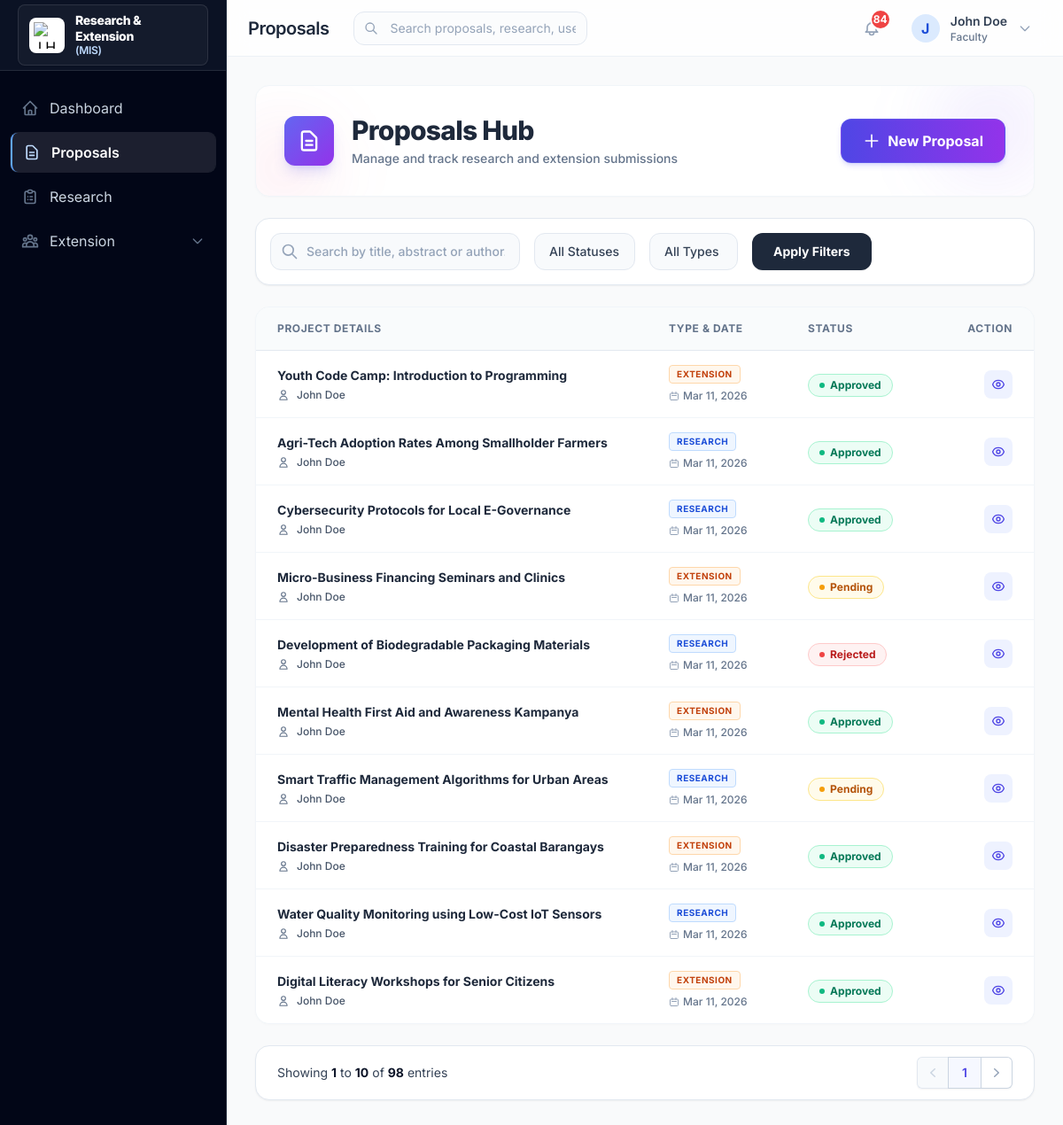
The app's page /proposals/ (signed in), older data.
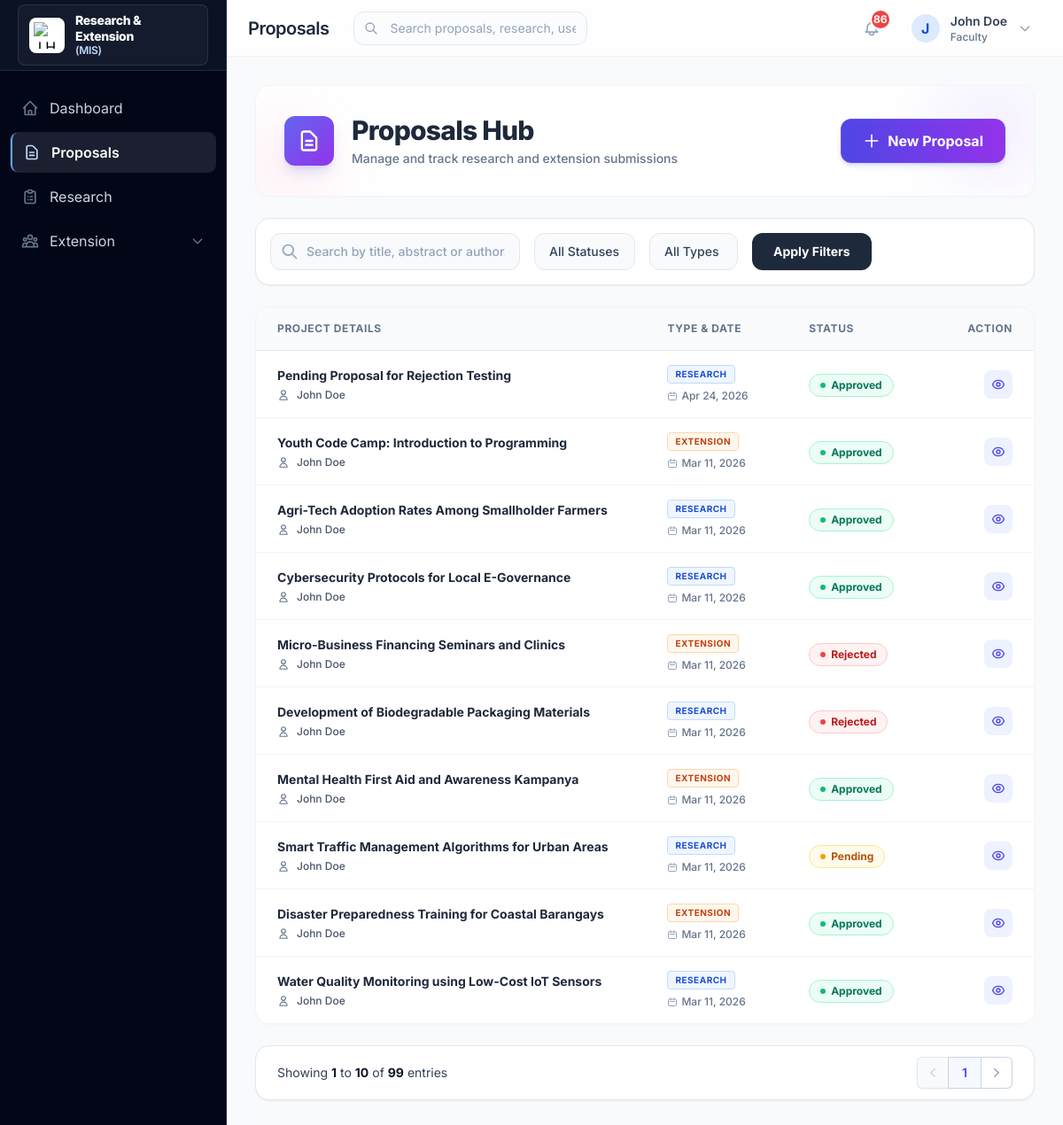
The same page, newer data.
### proposals/models.py (models this page shows, shortened)
class Proposal(models.Model):
    title = models.CharField(max_length=255)
    abstract = models.TextField()
    full_description = models.TextField()
    proposal_type = models.CharField(
        max_length=20,
        choices=ProposalType.choices,
        default=ProposalType.RESEARCH
    )
    faculty_author = models.ForeignKey(
        settings.AUTH_USER_MODEL,
        on_delete=models.CASCADE,
        related_name='proposals_authored'
    )
    research_staff = models.ForeignKey(
        settings.AUTH_USER_MODEL,
        on_delete=models.SET_NULL,
        null=True,
        blank=True,
        related_name='proposals_research'
    )
    date_submitted = models.DateTimeField(auto_now_add=True)
    date_updated = models.DateTimeField(auto_now=True)
    proposal_document = models.FileField(upload_to='proposals/documents/', blank=True, null=True)
    budget_pdf = models.FileField(upload_to='proposals/budgets/', blank=True, null=True)
    supporting_image = models.ImageField(upload_to='proposals/images/', blank=True, null=True)
    status = models.CharField(
        max_length=20,
        choices=ProposalStatus.choices,
        default=ProposalStatus.PENDING
    )
    reviewed_by = models.ForeignKey(
        settings.AUTH_USER_MODEL,
        on_delete=models.SET_NULL,
        null=True,
        blank=True,
        related_name='proposals_reviewed'
    )
    review_notes = models.TextField(blank=True)
    reviewed_at = models.DateTimeField(blank=True, null=True)
    class Meta:
        ordering = ['-date_submitted']
        verbose_name = 'Proposal'
        verbose_name_plural = 'Proposals'

### users/models.py (models this page shows, shortened)
class CustomUser(AbstractUser):
    ROLE_CHOICES = UserRole.choices
    DEPARTMENT_CHOICES = Department.choices
    role = models.CharField(
        max_length=20,
        choices=UserRole.choices,
        default=UserRole.FACULTY
    )
    employee_id = models.CharField(max_length=50, blank=True)
    department = models.CharField(
        max_length=100,
        choices=Department.choices,
        blank=True
    )
    phone = models.CharField(max_length=20, blank=True)
    created_at = models.DateTimeField(auto_now_add=True)
    updated_at = models.DateTimeField(auto_now=True)
    class Meta:
        verbose_name = 'User'
        verbose_name_plural = 'Users'
    @property
    def is_admin(self):
        return self.role == UserRole.ADMIN or self.is_superuser
    @property
    def is_faculty(self):
        return self.role == UserRole.FACULTY
    @property
    def is_research_staff(self):
        return self.role == UserRole.RESEARCH_STAFF
    @property
    def is_extension_staff(self):
        return self.role == UserRole.EXTENSION_STAFF

### proposals/views.py (the view, shortened to what this page needs)
# urls.py: path('', views.proposal_list, name='proposal_list'),
@login_required
def proposal_list(request: HttpRequest) -> HttpResponse:
    user = request.user
    proposals = Proposal.objects.select_related('faculty_author', 'research_staff')
    if user.is_faculty:
        proposals = proposals.filter(faculty_author=user)
    elif user.is_research_staff:
        proposals = proposals.filter(
            Q(faculty_author=user) |
            Q(research_staff=user) |
            Q(status=ProposalStatus.APPROVED)
        )
    elif user.is_extension_staff:
        proposals = proposals.filter(proposal_type=ProposalType.EXTENSION)
    status_filter = request.GET.get('status')
    if status_filter:
        proposals = proposals.filter(status=status_filter)
    type_filter = request.GET.get('proposal_type')
    if type_filter:
        proposals = proposals.filter(proposal_type=type_filter)
    search = request.GET.get('search')
    paginator = Paginator(proposals, 10)
    page_number = request.GET.get('page')
    page_obj = paginator.get_page(page_number)
    context = {
        'page_obj': page_obj,
        'status_choices': ProposalStatus.choices,
        'type_choices': ProposalType.choices,
    }
    return render(request, 'proposals/proposal_list.html', context)

### templates/proposals/proposal_list.html (shortened to what the changed rows need)
{% extends 'base.html' %}
{% block page_title %}Proposals{% endblock %}
{% block content %}
<div class="max-w-7xl mx-auto space-y-6 animate-fade-in-up">
    <div class="bg-white rounded-2xl shadow-card p-6 md:p-8 flex flex-col md:flex-row items-center justify-between border border-slate-100 relative overflow-hidden group">
        <div class="flex items-center gap-5 z-10 w-full md:w-auto">
            <div>
                <h1 class="text-2xl md:text-3xl font-extrabold text-slate-800 tracking-tight">Proposals Hub</h1>
            </div>
        </div>
    </div>
    <div class="bg-white rounded-2xl shadow-card border border-slate-100 overflow-hidden">
        <div class="overflow-x-auto">
            <table class="w-full whitespace-nowrap">
                <thead>
                    <tr class="bg-slate-50/80 border-b border-slate-200">
                        <th scope="col" class="px-6 py-4 text-left text-xs font-bold text-slate-500 uppercase tracking-wider">Project Details</th>
                        <th scope="col" class="px-6 py-4 text-left text-xs font-bold text-slate-500 uppercase tracking-wider">Type & Date</th>
                        <th scope="col" class="px-6 py-4 text-left text-xs font-bold text-slate-500 uppercase tracking-wider">Status</th>
                        <th scope="col" class="px-6 py-4 text-right text-xs font-bold text-slate-500 uppercase tracking-wider">Action</th>
                    </tr>
                </thead>
                <tbody class="divide-y divide-slate-100 bg-white">
                    {% for proposal in page_obj %}
                    <tr class="hover:bg-indigo-50/50 transition-colors group">
                        <td class="px-6 py-4 max-w-sm">
                            <div class="flex flex-col">
                                <span class="font-bold text-slate-800 text-sm truncate group-hover:text-indigo-600 transition-colors">{{ proposal.title }}</span>
                                <div class="flex items-center mt-1 space-x-2 text-xs text-slate-500">
                                    <svg class="w-3.5 h-3.5" fill="none" stroke="currentColor" viewBox="0 0 24 24"><path stroke-linecap="round" stroke-linejoin="round" stroke-width="2" d="M16 7a4 4 0 11-8 0 4 4 0 018 0zM12 14a7 7 0 00-7 7h14a7 7 0 00-7-7z"></path></svg>
                                    <span class="font-medium text-slate-600 truncate">{{ proposal.faculty_author.get_full_name|default:proposal.faculty_author.username }}</span>
                                </div>
                            </div>
                        </td>
                        <td class="px-6 py-4">
                            <div class="flex flex-col gap-1.5 align-start justify-center">
                                <span class="inline-flex items-center px-2 py-0.5 rounded text-[10px] font-bold uppercase tracking-wider border mr-auto
                                    {% if proposal.proposal_type == 'RESEARCH' %}bg-blue-50 text-blue-700 border-blue-200
                                    {% else %}bg-orange-50 text-orange-700 border-orange-200{% endif %}">
                                    {{ proposal.get_proposal_type_display }}
                                </span>
                                <span class="text-xs text-slate-500 font-medium flex items-center gap-1">
                                    <svg class="w-3 h-3 text-slate-400" fill="none" stroke="currentColor" viewBox="0 0 24 24"><path stroke-linecap="round" stroke-linejoin="round" stroke-width="2" d="M8 7V3m8 4V3m-9 8h10M5 21h14a2 2 0 002-2V8a2 2 0 00-2-2H5a2 2 0 00-2 2v11a2 2 0 002 2z"></path></svg>
                                    {{ proposal.date_submitted|date:"M d, Y" }}
                                </span>
                            </div>
                        </td>
                        <td class="px-6 py-4">
                            <span class="inline-flex items-center gap-1.5 px-3 py-1 rounded-full text-xs font-bold capitalize border
                                {% if proposal.status == 'PENDING' %}bg-amber-50 text-amber-700 border-amber-200
                                {% elif proposal.status == 'APPROVED' %}bg-emerald-50 text-emerald-700 border-emerald-200
                                {% elif proposal.status == 'REJECTED' %}bg-red-50 text-red-700 border-red-200
                                {% else %}bg-slate-50 text-slate-700 border-slate-200{% endif %}">
                                <span class="w-1.5 h-1.5 rounded-full
                                    {% if proposal.status == 'PENDING' %}bg-amber-500
                                    {% elif proposal.status == 'APPROVED' %}bg-emerald-500
                                    {% elif proposal.status == 'REJECTED' %}bg-red-500
                                    {% else %}bg-slate-400{% endif %}">
                                </span>
                                {{ proposal.get_status_display }}
                            </span>
                        </td>
                        <td class="px-6 py-4 text-right text-sm font-medium">
                            <div class="flex items-center justify-end gap-2 outline-none">
                                <a href="{% url 'proposal_detail' proposal.pk %}" class="inline-flex items-center justify-center w-8 h-8 rounded-lg bg-indigo-50 text-indigo-600 hover:bg-indigo-100 transition-colors focus:ring-2 focus:ring-indigo-500 focus:ring-offset-1" title="View Details">
                                </a>
                            </div>
                        </td>
                    </tr>
                    {% endfor %}
                </tbody>
            </table>
        </div>
    </div>
    {% if page_obj.has_other_pages %}
    <div class="flex items-center justify-between bg-white px-4 py-3 sm:px-6 rounded-2xl shadow-sm border border-slate-200">
        <div class="hidden sm:flex sm:flex-1 sm:items-center sm:justify-between">
            <div>
                <p class="text-sm text-slate-700">
                    Showing <span class="font-bold text-slate-900">{{ page_obj.start_index }}</span> to <span class="font-bold text-slate-900">{{ page_obj.end_index }}</span> of <span class="font-bold text-slate-900">{{ page_obj.paginator.count }}</span> entries
                </p>
            </div>
            <div>
                <nav class="isolate inline-flex -space-x-px rounded-md shadow-sm" aria-label="Pagination">
                    {% if page_obj.has_previous %}
                    <a href="?page={{ page_obj.previous_page_number }}{% if request.GET.search %}&search={{ request.GET.search }}{% endif %}{% if request.GET.status %}&status={{ request.GET.status }}{% endif %}{% if request.GET.proposal_type %}&proposal_type={{ request.GET.proposal_type }}{% endif %}" class="relative inline-flex items-center rounded-l-md px-2 py-2 text-slate-400 ring-1 ring-inset ring-slate-300 hover:bg-slate-50 hover:text-indigo-600 focus:z-20 focus:outline-offset-0">
                        <span class="sr-only">Previous</span>
                        <svg class="h-5 w-5" viewBox="0 0 20 20" fill="currentColor" aria-hidden="true"><path fill-rule="evenodd" d="M12.79 5.23a.75.75 0 01-.02 1.06L8.832 10l3.938 3.71a.75.75 0 11-1.04 1.08l-4.5-4.25a.75.75 0 010-1.08l4.5-4.25a.75.75 0 011.06.02z" clip-rule="evenodd" /></svg>
                    </a>
                    {% else %}
                    <span class="relative inline-flex items-center rounded-l-md px-2 py-2 text-slate-300 ring-1 ring-inset ring-slate-200 bg-slate-50 cursor-not-allowed">
                        <svg class="h-5 w-5" viewBox="0 0 20 20" fill="currentColor" aria-hidden="true"><path fill-rule="evenodd" d="M12.79 5.23a.75.75 0 01-.02 1.06L8.832 10l3.938 3.71a.75.75 0 11-1.04 1.08l-4.5-4.25a.75.75 0 010-1.08l4.5-4.25a.75.75 0 011.06.02z" clip-rule="evenodd" /></svg>
                    </span>
                    {% endif %}
                    <span class="relative inline-flex items-center px-4 py-2 text-sm font-semibold text-indigo-600 ring-1 ring-inset ring-slate-300 focus:z-20 focus:outline-offset-0 bg-indigo-50/50">
                        {{ page_obj.number }}
                    </span>
                    {% if page_obj.has_next %}
                    <a href="?page={{ page_obj.next_page_number }}" class="relative inline-flex items-center rounded-r-md px-2 py-2 text-slate-400 ring-1 ring-inset ring-slate-300 hover:bg-slate-50 hover:text-indigo-600 focus:z-20 focus:outline-offset-0">
                        <svg class="h-5 w-5" viewBox="0 0 20 20" fill="currentColor" aria-hidden="true"><path fill-rule="evenodd" d="M7.21 14.77a.75.75 0 01.02-1.06L11.168 10 7.23 6.29a.75.75 0 111.04-1.08l4.5 4.25a.75.75 0 010 1.08l-4.5 4.25a.75.75 0 01-1.06-.02z" clip-rule="evenodd" /></svg>
                    </a>
                    {% endif %}
                </nav>
            </div>
        </div>
    </div>
    {% endif %}
</div>
{% endblock %}

### templates/base.html (shortened to what the changed rows need)
{% load static %}
<!DOCTYPE html>
<html lang="en">
<head>
    <script src="https://cdn.tailwindcss.com"></script>
</head>
<body class="bg-gray-50" x-data="{ sidebarOpen: false }">
    {% if user.is_authenticated %}
    <div class="flex h-screen">
        <aside data-sidebar-variant="executive-clean"
            :class="sidebarOpen ? 'translate-x-0 shadow-2xl' : '-translate-x-full'"
            class="fixed inset-y-0 left-0 z-50 w-64 bg-slate-950 border-r border-slate-800 transform transition-transform duration-300 ease-in-out lg:relative lg:translate-x-0 lg:shadow-sm flex flex-col"
        >
            <div class="flex items-center justify-between h-20 px-5 border-b border-white/10 bg-slate-900/70">
                <div class="flex items-center gap-3 min-w-0 rounded-lg border border-white/10 bg-white/[0.04] px-3 py-2 shadow-sm">
                    <h1 class="text-sm font-extrabold text-white leading-tight tracking-tight">
                        Research &amp; Extension
                        <span class="block text-xs font-semibold text-blue-200">(MIS)</span>
                    </h1>
                </div>
            </div>
        </aside>
        <div class="flex-1 flex flex-col min-w-0">
            <header class="bg-white/80 backdrop-blur-md border-b border-slate-200/60 sticky top-0 z-30 h-16 flex flex-col justify-center">
                <div class="flex items-center justify-between px-4 sm:px-6">
                    <div class="flex items-center gap-3">
                        <h2 class="text-xl font-semibold text-slate-800 tracking-tight hidden lg:block leading-none">{% block page_title %}Dashboard{% endblock %}</h2>
                    </div>
                    <div class="flex items-center gap-4">
                        <div class="relative" x-data="{ notifyOpen: false }">
                            <button @click="notifyOpen = !notifyOpen" @click.away="notifyOpen = false" class="p-2 text-slate-400 hover:text-blue-600 hover:bg-blue-50 rounded-full transition-colors relative focus:outline-none">
                                {% if notification_count > 0 %}
                                <span class="absolute -top-1 -right-1 min-w-6 h-6 bg-red-500 text-white text-xs font-bold rounded-full border-2 border-white flex items-center justify-center leading-none">
                                    {% if notification_count > 99 %}99+{% else %}{{ notification_count }}{% endif %}
                                </span>
                                {% endif %}
                            </button>
                        </div>
                    </div>
                </div>
            </header>
            <main class="flex-1 overflow-x-hidden overflow-y-auto p-4 sm:p-6 lg:p-8">
                <div class="max-w-7xl mx-auto">
                    {% block content %}{% endblock %}
                </div>
            </main>
        </div>
    </div>
    {% else %}
    <div class="min-h-screen flex flex-col justify-center bg-slate-50">
        {% block login_content %}{% endblock %}
    </div>
    {% endif %}
</body>
</html>

Row changes from the older to the newer data that the page shows:
no longer on this page (row unchanged): Proposal: title "Digital Literacy Workshops for Senior Citizens", faculty_author.get_full_name "John Doe", proposal_type "EXTENSION", date_submitted "Mar 11, 2026", status "Approved"
added Proposal: title "Pending Proposal for Rejection Testing", faculty_author.get_full_name "John Doe", proposal_type "RESEARCH", date_submitted "Apr 24, 2026", status "Approved"
changed Proposal "Micro-Business Financing Seminars and Clinics": status "Pending" → "Rejected"
Text that changed along with them:
{{ notification_count }}: "84" → "86"
{{ page_obj.paginator.count }}: "98" → "99"
